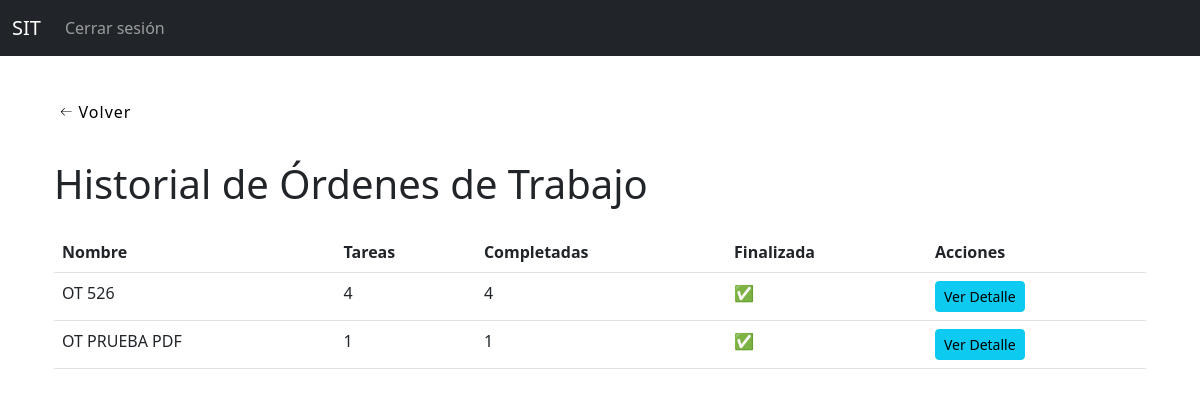
The app's page /tareas/historial-ordenes/ (signed in), older data.
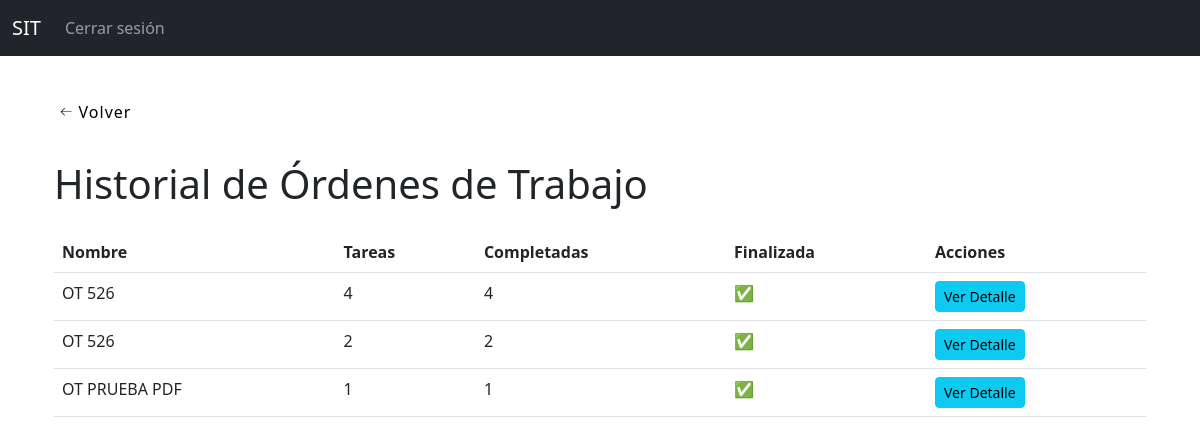
The same page, newer data.
### tareas_app/models.py (models this page shows, shortened)
class OrdenDeTrabajo(models.Model):
    nombre = models.CharField(max_length=200)
    descripcion = models.TextField(blank=True)
    archivo_excel = models.FileField(upload_to='ordenes_excel/', blank=True, null=True)
    fecha_creacion = models.DateTimeField(auto_now_add=True)
    creada_por = models.ForeignKey(Empleado, null=True, blank=True, on_delete=models.SET_NULL)
    finalizada = models.BooleanField(default=False)

### tareas_app/views.py (the view)
# urls.py: path('historial-ordenes/', historial_ordenes_trabajo, name='historial_ordenes_trabajo'),
@login_required
def historial_ordenes_trabajo(request):
    todas_las_ots = OrdenDeTrabajo.objects.all()
    ordenes_finalizadas = []
    for ot in todas_las_ots:
        tareas = ot.tareas.all()
        total = tareas.count()
        completadas = tareas.filter(estado='finalizada').count()
        if total > 0 and total == completadas:
            ordenes_finalizadas.append({
                'orden': ot,
                'total': total,
                'completadas': completadas,
            })
    return render(request, 'tareas/historial_ordenes.html', {'ordenes': ordenes_finalizadas})

### templates/tareas/historial_ordenes.html (shortened to what this page needs)
{% extends "base.html" %}
{% block content %}
<button class="back-button" onclick="history.back()">
  <span>Volver</span>
</button>
<div class="container mt-4">
    <h1 class="mb-4">Historial de Órdenes de Trabajo</h1>
    <table class="table">
        <thead>
            <tr>
                <th>Nombre</th>
                <th>Tareas</th>
                <th>Completadas</th>
                <th>Finalizada</th>
                <th>Acciones</th>
            </tr>
        </thead>
        <tbody>
            {% for item in ordenes %}
                <tr>
                    <td>{{ item.orden.nombre }}</td>
                    <td>{{ item.total }}</td>
                    <td>{{ item.completadas }}</td>
                    <td>
                        {% if item.completadas == item.total and item.total > 0 %}
                            ✅
                        {% else %}
                            ❌
                        {% endif %}
                    </td>
                    <td>
    <a href="{% url 'detalle_orden_trabajo' item.orden.id %}" class="btn btn-info btn-sm">Ver Detalle</a>
</td>
                </tr>
            {% empty %}
                <tr>
                    <td colspan="4">No hay órdenes finalizadas.</td>
                </tr>
            {% endfor %}
        </tbody>
    </table>
</div>
{% endblock %}

Row changes from the older to the newer data that the page shows:
now on this page (row edited): OrdenDeTrabajo: orden.nombre "OT 526", total "2", completadas "2"
